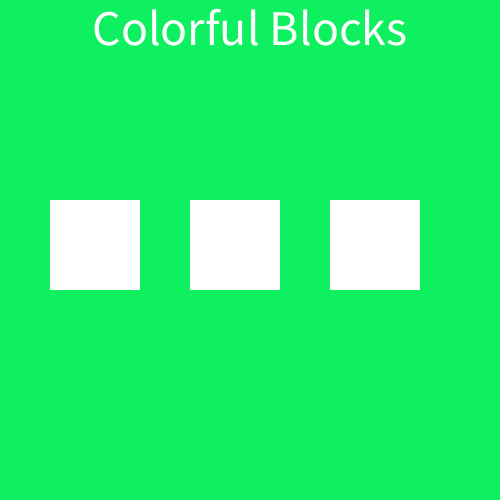
Frame 1 (no input)
Frame 60 (the mouse pressed at the canvas centre just before this capture): identical to frame 1, image omitted
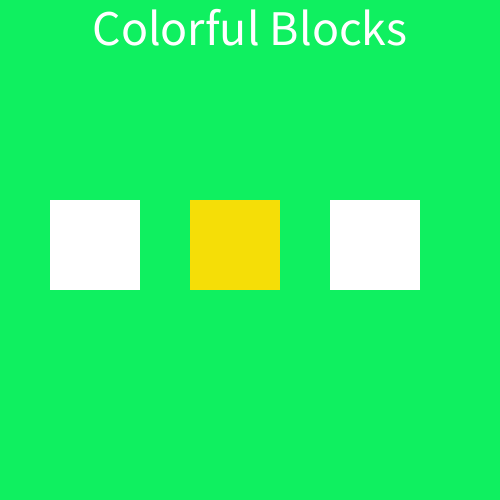
Frame 120 (the mouse held since frame 60 and released just before this capture)

The Processing sketch that drew these frames (run headless with seeded random() and noise(); from frame 60 on, the mouse is pressed at the canvas centre):

// Processing sketch: processing_105509
// ── processing_105509.pde

void setup(){
size(500,500);
background(15,240,96);
textSize(50);
textAlign(CENTER);
text("Colorful Blocks", height/2,45);
}
void draw(){
fill(255);
noStroke();
rect(50,200,90,90);  //left square
rect(190,200,90,90);  //middle square
rect(330,200,90,90);   //right square
// mouse is around this range of values, the left square turns black
if (mouseX > 50 && (mouseX < 120)){
  if (mouseY > 200 && (mouseY < 290)){
    if (mousePressed == true){
      fill(190,80,12);
      rect(50,200,90,90);
      }
    else {
      fill(0);
      rect(50,200,90,90);
      }
    }
  }
// mouse is around this range of values, the middle square turns black
if (mouseX > 190 && (mouseX < 260)){
  if (mouseY > 200 && (mouseY < 290)){
    if(mousePressed){
      fill(245,222,7);
      rect(190,200,90,90);
      }
    else{
      fill(250,18,45);
      rect(190,200,90,90);
      }
    }
}
// mouse is around this range of values, the right square turns black
if (mouseX > 330 && (mouseX < 400)){
  if (mouseY > 200 && (mouseY < 290)){
    if(mousePressed){
      fill(24,245,5);
      rect(330,200,90,90);
    }
    else{
      fill(250,18,250);
      rect(330,200,90,90);
      }
   }
}
}
